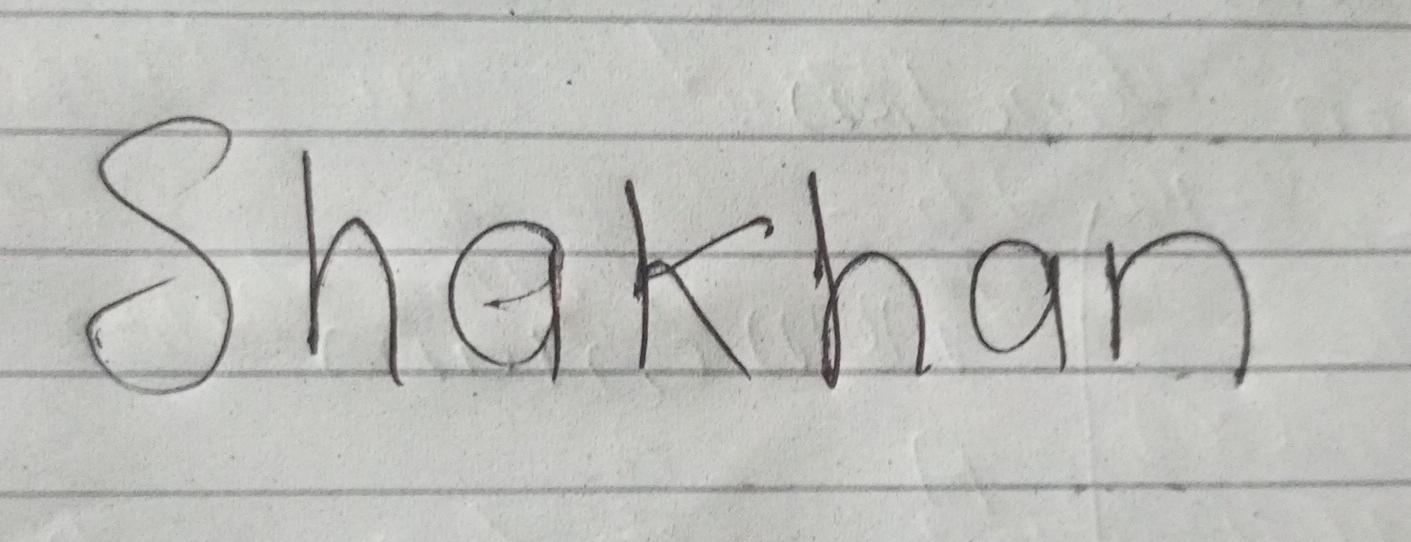
#> input picture shkahn.jpeg, 1411 x 542 px
$ python -i preprocessing.py   (imports and definitions only)
#> lines starting #> are read from the running program, lines starting #| are printed output that depends on the picture
#> further down, picture is the input picture: shape (542, 1411, 3); mean B, G, R 186.4, 190.3, 189.7
"""Safe image preparation for handwriting OCR.

The recognizer is deliberately fed the original/normalized color image rather
than a contour-derived collection of 28x28 character crops. OpenCV is used
only for validation, gentle illumination normalization, border cleanup and
optional debug images.
"""
from __future__ import annotations

import io
import os
from typing import Optional

import cv2
import numpy as np
from PIL import Image, ImageOps

from config import DEBUG_DIR, MAX_IMAGE_SIDE, MIN_IMAGE_SIDE


def decode_image(image_bytes: bytes) -> np.ndarray:
    if not image_bytes:
        raise ValueError("Uploaded image is empty.")
    arr = np.frombuffer(image_bytes, dtype=np.uint8)
    image = cv2.imdecode(arr, cv2.IMREAD_COLOR)
    if image is None:
        raise ValueError("The uploaded file is not a readable image.")
    h, w = image.shape[:2]
    if min(h, w) < MIN_IMAGE_SIDE:
        raise ValueError("Image is too small. Please upload a larger image.")
    if max(h, w) > MAX_IMAGE_SIDE:
        scale = MAX_IMAGE_SIDE / max(h, w)
        image = cv2.resize(image, None, fx=scale, fy=scale, interpolation=cv2.INTER_AREA)
    return image


def _trim_uniform_border(image: np.ndarray) -> np.ndarray:
    """Remove only very large uniform edge bands; never crop ordinary ink."""
    gray = cv2.cvtColor(image, cv2.COLOR_BGR2GRAY)
    h, w = gray.shape
#> h = 542; w = 1411
    border = max(3, min(h, w) // 100)
#> border = 5
    sample = np.concatenate([
        gray[:border, :].ravel(), gray[-border:, :].ravel(),
        gray[:, :border].ravel(), gray[:, -border:].ravel(),
    ])
#> sample = 19530 values, max 217 at index 7436, min 129 at index 18649, mean 193.5
    median = float(np.median(sample))
#> median = 194
    # Detect camera bars / solid borders by comparing edge rows/columns to the
    # interior. Only remove if the band is unusually uniform.
    def uniform(v):
        return float(np.std(v)) < 8.0 and abs(float(np.mean(v)) - median) < 18

    top = bottom = left = right = 0
    for i in range(min(h // 4, 250)):
        if uniform(gray[i, :]): top = i + 1
        else: break
    for i in range(min(h // 4, 250)):
        if uniform(gray[h - 1 - i, :]): bottom = i + 1
        else: break
#> this loop made 45 passes
    for i in range(min(w // 4, 250)):
        if uniform(gray[:, i]): left = i + 1
        else: break
#> this loop made 1 pass
    for i in range(min(w // 4, 250)):
        if uniform(gray[:, w - 1 - i]): right = i + 1
        else: break
    if top + bottom >= h - 20 or left + right >= w - 20:
        return image
    return image[top:h-bottom if bottom else h, left:w-right if right else w]
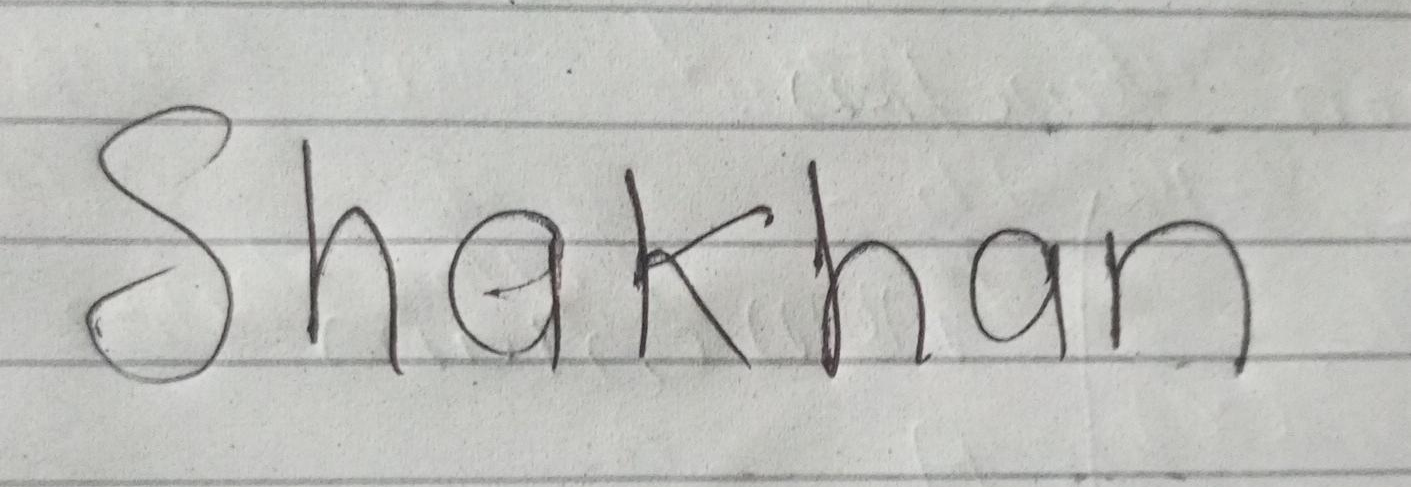
#> returned value: shape (487, 1411, 3); mean of channels 0, 1, 2 185.8, 189.8, 189.2; drawn as B, G, R


def normalize_for_detection(image: np.ndarray, debug: bool = False) -> np.ndarray:
    image = _trim_uniform_border(image)
    # CLAHE is applied only to luminance, preserving the original color cues.
    lab = cv2.cvtColor(image, cv2.COLOR_BGR2LAB)
#> lab: shape (487, 1411, 3); mean of channels 0, 1, 2 195.6, 127.3, 129.7
    l, a, b = cv2.split(lab)
    clahe = cv2.createCLAHE(clipLimit=2.0, tileGridSize=(8, 8))
    l = clahe.apply(l)
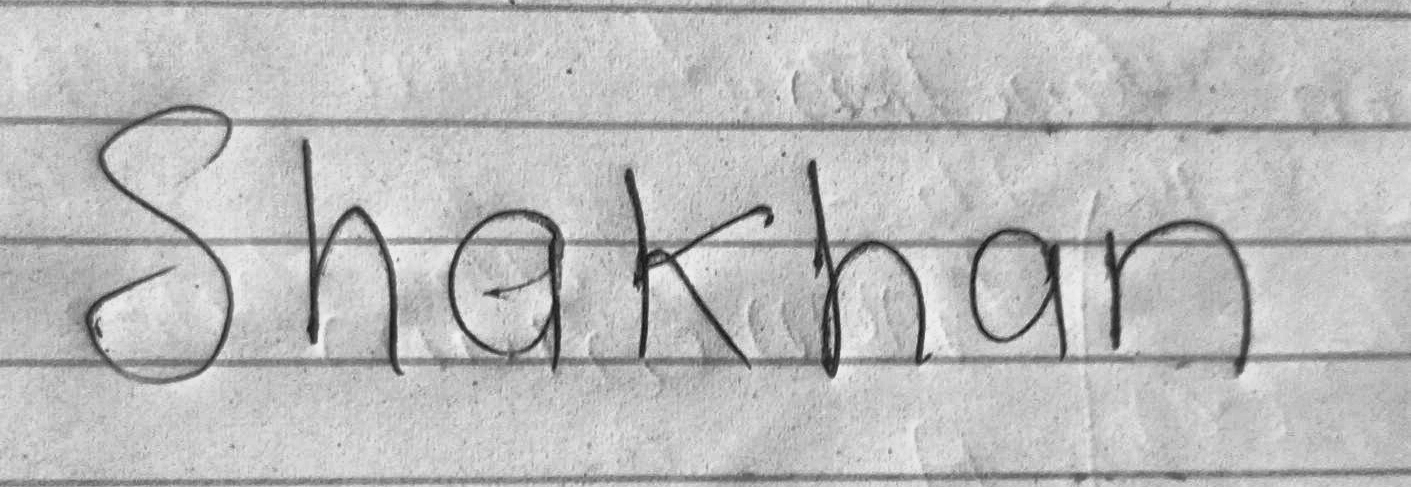
#> l: shape (487, 1411); min 16, max 243, mean 187.6
    normalized = cv2.cvtColor(cv2.merge([l, a, b]), cv2.COLOR_LAB2BGR)
    if debug:
        os.makedirs(DEBUG_DIR, exist_ok=True)
        cv2.imwrite(os.path.join(DEBUG_DIR, "normalized.png"), normalized)
    return normalized


def prepare_image(image_bytes: bytes, debug: bool = False) -> np.ndarray:
    image = decode_image(image_bytes)
    return normalize_for_detection(image, debug=debug)

>>> import cv2
>>> picture = cv2.imread('../shkahn.jpeg')
>>> result = normalize_for_detection(picture)
